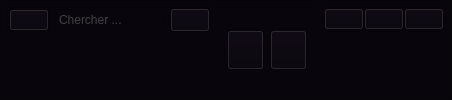
      <widget class="QFrame" name="header_frame">
       <property name="font">
        <font>
         <bold>true</bold>
        </font>
       </property>
       <property name="styleSheet">
        <string notr="true">background-color:rgb(9,5,13);</string>
       </property>
       <property name="frameShape">
        <enum>QFrame::StyledPanel</enum>
       </property>
       <property name="frameShadow">
        <enum>QFrame::Raised</enum>
       </property>
       <layout class="QHBoxLayout" name="horizontalLayout" stretch="0,0,0">
        <property name="spacing">
         <number>6</number>
        </property>
        <property name="leftMargin">
         <number>6</number>
        </property>
        <property name="topMargin">
         <number>6</number>
        </property>
        <property name="rightMargin">
         <number>6</number>
        </property>
        <property name="bottomMargin">
         <number>6</number>
        </property>
        <item alignment="Qt::AlignTop">
         <widget class="QFrame" name="frame_3">
          <property name="frameShape">
           <enum>QFrame::StyledPanel</enum>
          </property>
          <property name="frameShadow">
           <enum>QFrame::Raised</enum>
          </property>
          <layout class="QHBoxLayout" name="horizontalLayout_5">
           <property name="leftMargin">
            <number>0</number>
           </property>
           <property name="topMargin">
            <number>0</number>
           </property>
           <property name="rightMargin">
            <number>0</number>
           </property>
           <property name="bottomMargin">
            <number>0</number>
           </property>
           <item alignment="Qt::AlignLeft|Qt::AlignTop">
            <widget class="QFrame" name="frame_6">
             <property name="frameShape">
              <enum>QFrame::StyledPanel</enum>
             </property>
             <property name="frameShadow">
              <enum>QFrame::Raised</enum>
             </property>
             <layout class="QHBoxLayout" name="horizontalLayout_6">
              <property name="spacing">
               <number>0</number>
              </property>
              <property name="leftMargin">
               <number>0</number>
              </property>
              <property name="topMargin">
               <number>0</number>
              </property>
              <property name="rightMargin">
               <number>0</number>
              </property>
              <property name="bottomMargin">
               <number>0</number>
              </property>
              <item alignment="Qt::AlignLeft|Qt::AlignTop">
               <widget class="QPushButton" name="pushButton_3">
                <property name="maximumSize">
                 <size>
                  <width>60</width>
                  <height>60</height>
                 </size>
                </property>
                <property name="text">
                 <string/>
                </property>
                <property name="icon">
                 <iconset>
                  <normaloff>../../../../../Downloads/paragraph.png</normaloff>../../../../../Downloads/paragraph.png</iconset>
                </property>
                <property name="iconSize">
                 <size>
                  <width>40</width>
                  <height>40</height>
                 </size>
                </property>
               </widget>
              </item>
             </layout>
            </widget>
           </item>
           <item alignment="Qt::AlignLeft">
            <widget class="QLineEdit" name="lineEdit">
             <property name="maximumSize">
              <size>
               <width>800</width>
               <height>16777215</height>
              </size>
             </property>
             <property name="styleSheet">
              <string notr="true">border-bottom: 3px solid rgb(230,5,64);
color: rgb(120,120,120);</string>
             </property>
             <property name="text">
              <string/>
             </property>
             <property name="placeholderText">
              <string>Chercher ...</string>
             </property>
            </widget>
           </item>
           <item alignment="Qt::AlignLeft">
            <widget class="QPushButton" name="pushButton">
             <property name="maximumSize">
              <size>
               <width>40</width>
               <height>40</height>
              </size>
             </property>
             <property name="baseSize">
              <size>
               <width>40</width>
               <height>40</height>
              </size>
             </property>
             <property name="text">
              <string/>
             </property>
             <property name="icon">
              <iconset>
               <normaloff>../../../../../Downloads/magnifier.png</normaloff>../../../../../Downloads/magnifier.png</iconset>
             </property>
             <property name="iconSize">
              <size>
               <width>30</width>
               <height>20</height>
              </size>
             </property>
            </widget>
           </item>
          </layout>
         </widget>
        </item>
        <item>
         <widget class="QFrame" name="frame_2">
          <property name="maximumSize">
           <size>
            <width>100</width>
            <height>100</height>
           </size>
          </property>
          <property name="frameShape">
           <enum>QFrame::StyledPanel</enum>
          </property>
          <property name="frameShadow">
           <enum>QFrame::Raised</enum>
          </property>
          <layout class="QHBoxLayout" name="horizontalLayout_4">
           <item>
            <widget class="QPushButton" name="pushButton_account">
             <property name="minimumSize">
              <size>
               <width>20</width>
               <height>20</height>
              </size>
             </property>
             <property name="maximumSize">
              <size>
               <width>40</width>
               <height>40</height>
              </size>
             </property>
             <property name="baseSize">
              <size>
               <width>20</width>
               <height>20</height>
              </size>
             </property>
             <property name="text">
              <string/>
             </property>
             <property name="icon">
              <iconset>
               <normaloff>../../../../../Downloads/account.png</normaloff>../../../../../Downloads/account.png</iconset>
             </property>
             <property name="iconSize">
              <size>
               <width>25</width>
               <height>25</height>
              </size>
             </property>
            </widget>
           </item>
           <item>
            <widget class="QPushButton" name="pushButton_notif">
             <property name="minimumSize">
              <size>
               <width>20</width>
               <height>20</height>
              </size>
             </property>
             <property name="maximumSize">
              <size>
               <width>40</width>
               <height>40</height>
              </size>
             </property>
             <property name="baseSize">
              <size>
               <width>20</width>
               <height>20</height>
              </size>
             </property>
             <property name="font">
              <font>
               <bold>true</bold>
              </font>
             </property>
             <property name="text">
              <string/>
             </property>
             <property name="icon">
              <iconset>
               <normaloff>../../../../../Downloads/notification.png</normaloff>../../../../../Downloads/notification.png</iconset>
             </property>
             <property name="iconSize">
              <size>
               <width>25</width>
               <height>25</height>
              </size>
             </property>
            </widget>
           </item>
          </layout>
         </widget>
        </item>
        <item alignment="Qt::AlignRight|Qt::AlignTop">
         <widget class="QFrame" name="frame">
          <property name="frameShape">
           <enum>QFrame::StyledPanel</enum>
          </property>
          <property name="frameShadow">
           <enum>QFrame::Raised</enum>
          </property>
          <layout class="QHBoxLayout" name="horizontalLayout_3">
           <property name="spacing">
            <number>0</number>
           </property>
           <property name="leftMargin">
            <number>0</number>
           </property>
           <property name="topMargin">
            <number>0</number>
           </property>
           <property name="rightMargin">
            <number>0</number>
           </property>
           <property name="bottomMargin">
            <number>0</number>
           </property>
           <item>
            <widget class="QPushButton" name="reduite">
             <property name="enabled">
              <bool>true</bool>
             </property>
             <property name="maximumSize">
              <size>
               <width>40</width>
               <height>40</height>
              </size>
             </property>
             <property name="text">
              <string/>
             </property>
             <property name="icon">
              <iconset>
               <normaloff>../../../../../Downloads/arrows (1).png</normaloff>../../../../../Downloads/arrows (1).png</iconset>
             </property>
             <property name="iconSize">
              <size>
               <width>20</width>
               <height>20</height>
              </size>
             </property>
            </widget>
           </item>
           <item>
            <widget class="QPushButton" name="minimize">
             <property name="maximumSize">
              <size>
               <width>40</width>
               <height>40</height>
              </size>
             </property>
             <property name="text">
              <string/>
             </property>
             <property name="icon">
              <iconset>
               <normaloff>../../../../../Downloads/expand-arrows (1).png</normaloff>../../../../../Downloads/expand-arrows (1).png</iconset>
             </property>
             <property name="iconSize">
              <size>
               <width>20</width>
               <height>20</height>
              </size>
             </property>
            </widget>
           </item>
           <item>
            <widget class="QPushButton" name="close">
             <property name="maximumSize">
              <size>
               <width>40</width>
               <height>40</height>
              </size>
             </property>
             <property name="text">
              <string/>
             </property>
             <property name="icon">
              <iconset>
               <normaloff>../../../../../Downloads/close.png</normaloff>../../../../../Downloads/close.png</iconset>
             </property>
             <property name="iconSize">
              <size>
               <width>20</width>
               <height>20</height>
              </size>
             </property>
            </widget>
           </item>
          </layout>
         </widget>
        </item>
       </layout>
      </widget>
